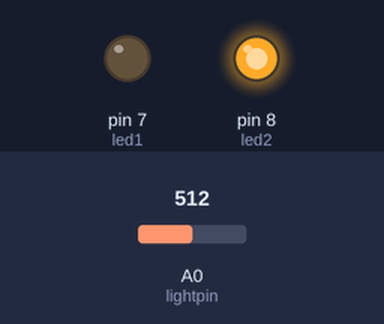
This sketch was run on a simulated Arduino Uno, built with avr-gcc and run on an emulated ATmega328P. Shown: output pins drawn as LEDs (lit = HIGH). Inputs (shaded band) come from the test bench; at power-on: A0 (lightpin) = 512.

Above: at 1.2 s.
1.3 s: A0 (lightpin) set to 735
2.8 s: A0 (lightpin) set to 767
At 3.1 s:
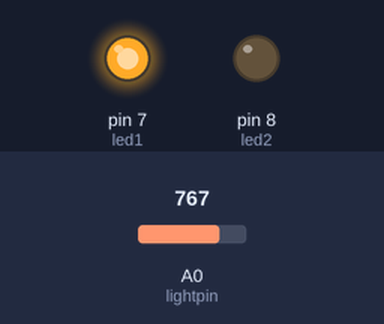
4.3 s: A0 (lightpin) set to 740
At 5.5 s:
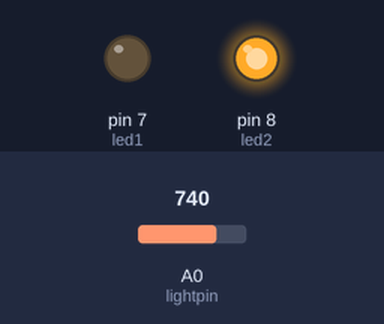
5.8 s: A0 (lightpin) set to 760
At 6.6 s:
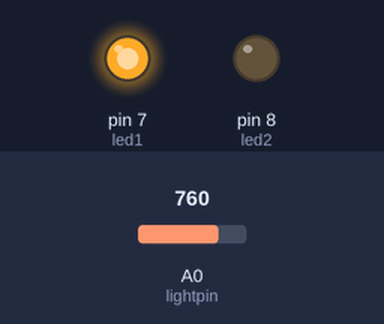
Timing chart, 0 to 8.3 s (numbered marks = the images above; inputs shaded):
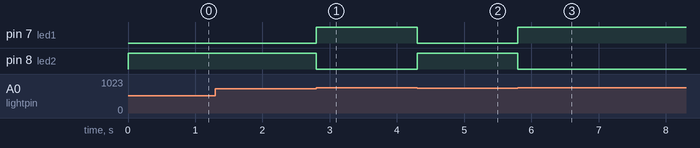

Measured:
- the behaviour switches between 750 and 751 on A0 (lightpin) (found by bisection; images 0 and 1)
- after the input at 1.3 s, every drawn part: stays the same
- after the input at 2.8 s, pin 7 (led1): LOW → HIGH at once; pin 8 (led2): HIGH → LOW at once
- after the input at 4.3 s, pin 7 (led1): HIGH → LOW at once; pin 8 (led2): LOW → HIGH at once
- after the input at 5.8 s, pin 7 (led1): LOW → HIGH at once; pin 8 (led2): HIGH → LOW at once

The sketch:

LDR.ino
```cpp
#include <Arduino.h>
int lightval,wait=1000;
int lightpin = A0;
int led1 = 7,led2=8;
void setup()
{
  pinMode(lightpin,INPUT);
  pinMode(led1,OUTPUT);
  pinMode(led2,OUTPUT);

  Serial.begin(9600);
}
void loop()
{
  lightval = analogRead(lightpin);
  if(lightval > 750)
  {
    digitalWrite(led2,LOW);
    digitalWrite(led1,HIGH);

  }
  else if(lightval < 750 )
  {
    digitalWrite(led1,LOW);
    digitalWrite(led2,HIGH);

  }

}
```
